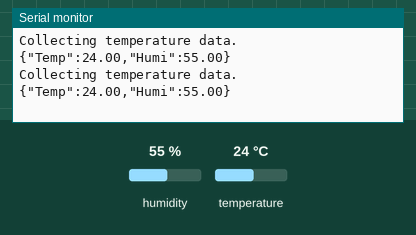
Recording of a sketch running on a simulated Arduino Uno, built with avr-gcc and run on an emulated ATmega328P. On the bench: the last lines printed to the serial monitor. The test bench sets the inputs (shaded band); at power-on: humidity 55 %, temperature 24 °C.

Above: at 5.8 s.
5.9 s: humidity set to 22 %
At 11.2 s:
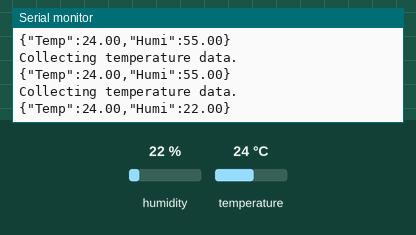
11.9 s: temperature set to 12 °C
At 15.8 s:
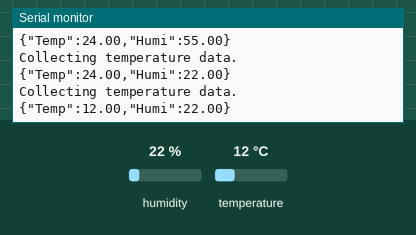
17.9 s: humidity set to 40 %
At 21.6 s:
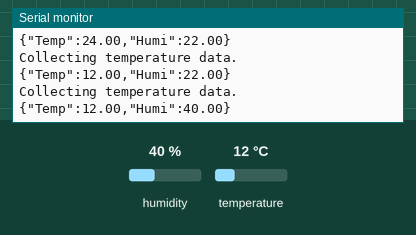
Timing chart, 0 to 23.1 s (numbered marks = the images above; inputs shaded):
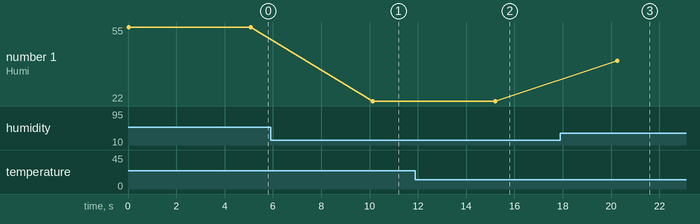

Measured:
- after the input at 5.9 s, the serial monitor: prints a new line after 4.2 s (image 1)
- after the input at 11.9 s, the serial monitor: prints a new line after 3.3 s (image 2)
- after the input at 17.9 s, the serial monitor: prints a new line after 2.4 s (image 3)
- plotted number 1: 55 → 22 after the input at 5.9 s, 22 → 40 after the input at 17.9 s

The sketch:

DHT11_ATMEGA328_IOT.ino
```cpp
#include "DHT.h"
#include "SoftwareSerial.h"


// DHT
#define DHTPIN 14
#define DHTTYPE DHT11


// Initialize DHT sensor.
DHT dht(DHTPIN, DHTTYPE);


SoftwareSerial esp(3, 2); // RX, TX


void setup() {
  // initialize serial for debugging
  Serial.begin(9600);
  esp.begin(9600);
  dht.begin();

}

void loop() {
  Serial.println("Collecting temperature data.");

  // Reading temperature or humidity takes about 250 milliseconds!
  float humidity = dht.readHumidity();
  // Read temperature as Celsius (the default)
  float temperature = dht.readTemperature();

  String payload = "{\"Temp\":" + String(temperature) + ",\"Humi\":" + String(humidity) + "}";
  Serial.println(payload);

  esp.println(payload);
  delay(5000);
}
```
